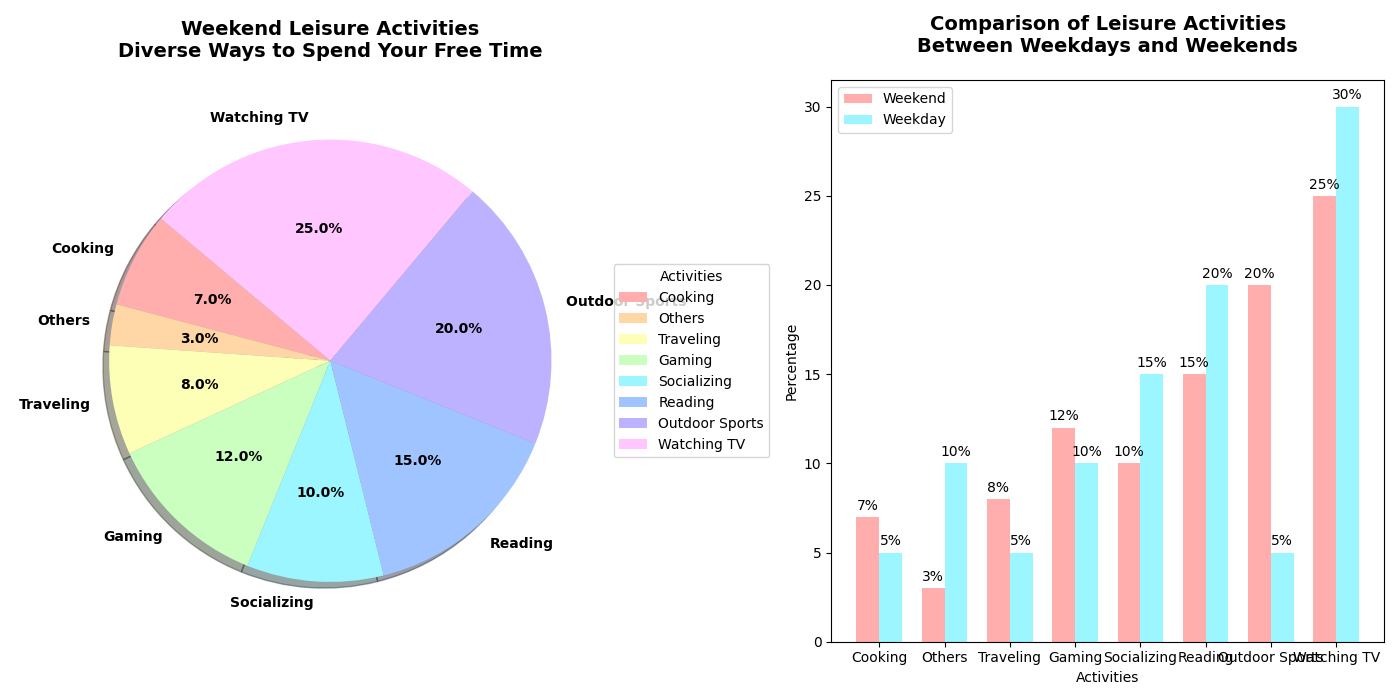

Write the Python code that produced this figure.
import matplotlib.pyplot as plt
import numpy as np

# Data for weekend activities and percentages, sorted in descending order
weekend_activities = ['Cooking', 'Others', 'Traveling', 'Gaming', 'Socializing', 'Reading', 'Outdoor Sports', 'Watching TV']
weekend_percentages = [7, 3, 8, 12, 10, 15, 20, 25]

# Data for weekday percentages aligned with sorted weekend activities
weekday_percentages = [5, 10, 5, 10, 15, 20, 5, 30]

colors = ['#ffadad', '#ffd6a5', '#fdffb6', '#caffbf', '#9bf6ff', 
          '#a0c4ff', '#bdb2ff', '#ffc6ff']

# Create a subplot grid
fig, (ax1, ax2) = plt.subplots(nrows=1, ncols=2, figsize=(14,7))

# Plotting the weekend activities pie chart
wedges, texts, autotexts = ax1.pie(
    weekend_percentages, labels=weekend_activities, colors=colors, autopct='%1.1f%%',
    startangle=140, shadow=True, textprops={'fontsize': 10, 'weight': 'bold'}
)
ax1.set_title("Weekend Leisure Activities\nDiverse Ways to Spend Your Free Time", fontsize=14, weight='bold', pad=20)
ax1.legend(wedges, weekend_activities, title="Activities", loc="center left", bbox_to_anchor=(1, 0, 0.5, 1))

# Sorted bar chart comparison
x = np.arange(len(weekend_activities))  # Label locations
width = 0.35  # Width of bars

bars1 = ax2.bar(x - width/2, weekend_percentages, width, label='Weekend', color=['#ffadad'])
bars2 = ax2.bar(x + width/2, weekday_percentages, width, label='Weekday', color=['#9bf6ff'])

# Add some text for labels, title and custom x-axis tick labels, etc.
ax2.set_xlabel('Activities')
ax2.set_ylabel('Percentage')
ax2.set_title('Comparison of Leisure Activities\nBetween Weekdays and Weekends', fontsize=14, weight='bold', pad=20)
ax2.set_xticks(x)
ax2.set_xticklabels(weekend_activities)
ax2.legend()

# Attach a text label above each bar in the bar chart, displaying its height.
for bars in [bars1, bars2]:
    for bar in bars:
        height = bar.get_height()
        ax2.annotate(f'{height}%',
                     xy=(bar.get_x() + bar.get_width() / 2, height),
                     xytext=(0, 3),  # 3 points vertical offset
                     textcoords="offset points",
                     ha='center', va='bottom')

# Adjust layout to be tidy
plt.tight_layout()

# Show the plot
plt.show()
